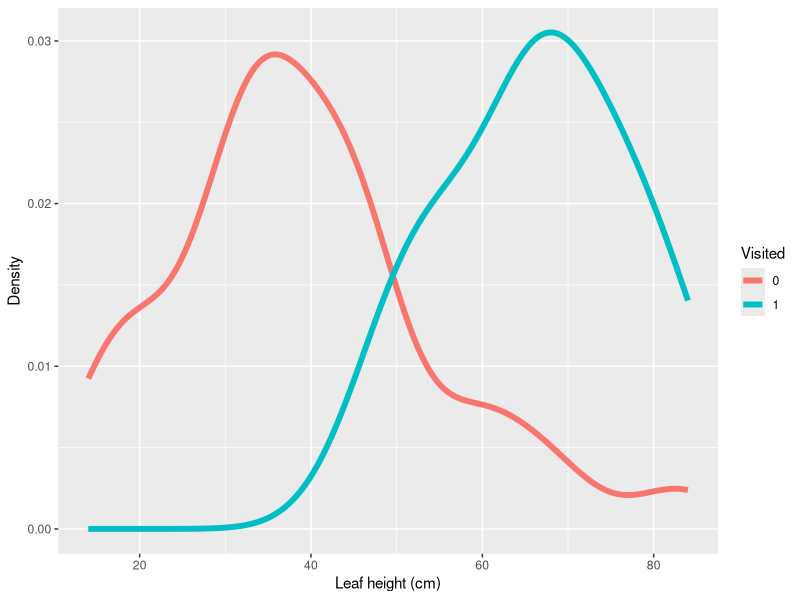
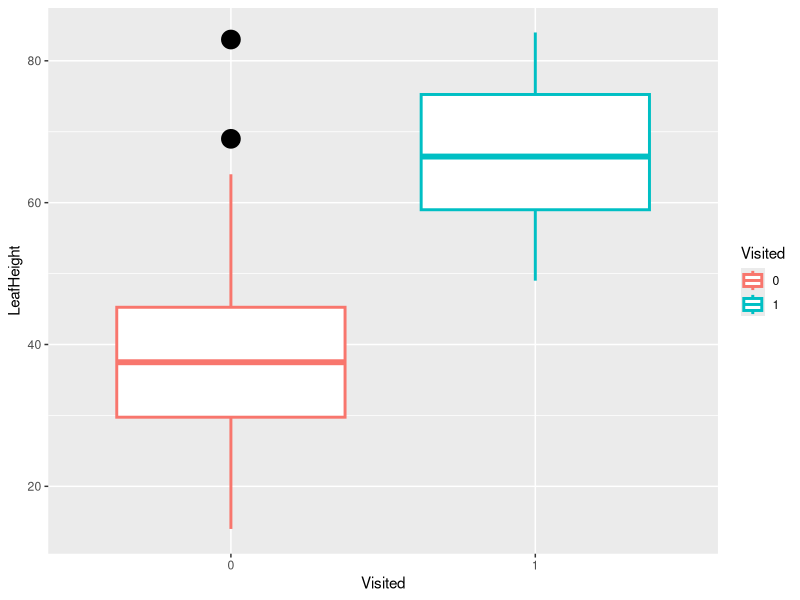

Reproduce these figures in R, in order. (Note: this script raises an error after producing the figures.)
setwd("/datascience/projects/statisticallyfit/github/learningmathstat/RStatistics/STAT210 Statistical Modelling and Experimental Design/Chapter 9 - Logistic Regression")

library(ggplot2)


options(show.signif.stars = FALSE)

# source: 
# https://www.fromthebottomoftheheap.net/2017/05/01/glm-prediction-intervals-i/

leafData <- read.table("darlington.txt", header=TRUE)
leafData <- setNames(leafData, nm=c("LeafHeight", "Visited"))
leafDataFactor <- leafData
leafDataFactor$Visited <- factor(leafData$Visited)

head(leafData)


# Plotting density estimates of distributiosn of leaf heights for 
# visited and unvisited leaves. 
ggplot(leafDataFactor, aes(x=LeafHeight, colour=Visited)) + 
      geom_line(stat="density", size=2) + 
      xlab("Leaf height (cm)") + ylab("Density")

ggplot(leafDataFactor, aes(x=Visited, y=LeafHeight, colour=Visited)) + 
      geom_boxplot(size=1, outlier.colour = "black", outlier.size = 6)

# for non visited leaves, the height is smaller. Is this significant? 
summary(lm(LeafHeight ~ Visited, data=leafDataFactor)) # yes there is  a significant diff.


# BUT NOW LOGISTIC (Visited is the response)
# Modeling probability of leaf visitation as function of height. 
leaf.glm <- glm(Visited ~ LeafHeight, data=leafData, family=binomial)
summary(leaf.glm)
anova(leaf.glm, test="Chisq")

DevianceTest(leaf.glm)
# There is a significant deviance between the null model and the height model
# so the new model explains most of the variation in visitation. 

ResidualDevianceTest(leaf.glm)
# model is statistically useful  since residual deviance is small. 


# for a unit increase in leaf height, the odds of visitation 
# increase by 12.23 %. 
exp(leaf.glm$coefficients[2]) - 1


# CONFIDENCE INTERVAL PLOTTING
from = min(leafData$LeafHeight)
to = max(leafData$LeafHeight)
xs <- data.frame(LeafHeight=seq(from=from,to=to, len=nrow(leafData)))

# the levels are by default 95% for the CIs
CI <- data.frame(predict(leaf.glm, newdata=xs, type="response", se.fit=TRUE))
pred.df <- data.frame(LeafHeight=xs$LeafHeight, fit=CI$fit, 
                      lwr=CI$fit - 2*CI$se.fit, upr=CI$fit + 2*CI$se.fit)

# Plotting confidence bands 
p.data = ggplot(leafData, aes(x=LeafHeight, y=Visited)) + 
      geom_point(shape=19, size=3) 

p.fits = p.data + 
      geom_line(data=pred.df, aes(y=fit, colour="a", linetype="a"),size=1) +
      geom_line(data=pred.df, aes(y=lwr, colour="b", linetype="b"),size=1) + 
      geom_line(data=pred.df, aes(y=upr, colour="b", linetype="b"),size=1) 

p.plot <- p.fits + 
      ggtitle("Predicted and Observed Values of Visited vs LeafHeight 
              and 95% Confidence Bands") +
      scale_colour_manual(name="Legend", values=c("a"="red", "b"="dodgerblue"),
                          labels=c("Fitted Line", "95%\nConfidence\nBands")) +
      scale_linetype_manual(name="Legend", values=c("a"="solid", "b"="dashed"),
                            labels=c("Fitted Line", "95%\nConfidence\nBands"))

p.plot 



# OR ANOTHER WAY  --- (with linkinv function in predict())
# Why are the previous confidence bands going over the dots? (using response preds)
plotConfidenceBands.glm(leaf.glm)
